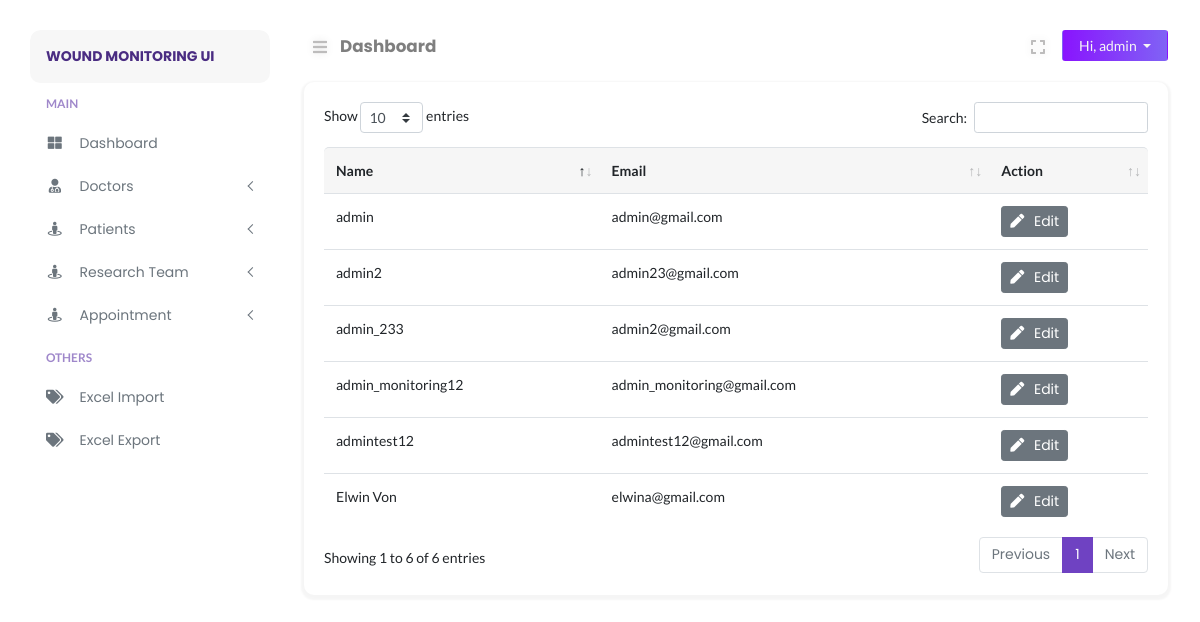
The app's page /admin/admin.php (signed in) with its own data.
### tables this page shows
CREATE TABLE `user_master` (
  `m_id` int(11) NOT NULL,
  `m_name` longtext NOT NULL,
  `m_identity` longtext DEFAULT NULL,
  `m_regis_id` varchar(255) DEFAULT NULL,
  `m_gender` varchar(45) DEFAULT NULL,
  `m_type` varchar(45) NOT NULL COMMENT 'p: patient\\nd: doctor\\ndop: department of pathology\\n',
  `password` longtext NOT NULL,
  `flag` int(11) NOT NULL DEFAULT 1 COMMENT '0: do not show (meaning delete from user perspective)\\\\n1: show',
  `email` longtext NOT NULL,
  `phone` longtext NOT NULL,
  `doctor_inCharge` int(11) NOT NULL DEFAULT 0,
  `m_dob` date DEFAULT NULL,
  `m_age` varchar(255) DEFAULT NULL,
  `m_address` varchar(255) DEFAULT NULL,
  `m_city` varchar(255) DEFAULT NULL,
  `m_state` varchar(255) DEFAULT NULL,
  `m_zipcode` varchar(255) DEFAULT NULL,
  `token` longtext NOT NULL,
  `tokenExpire` datetime DEFAULT NULL,
  `created_at` datetime NOT NULL,
  `updated_at` datetime NOT NULL
);

### admin/includes/path.inc.php (called while the page is built, shortened)
<?php
switch ($_SERVER["SCRIPT_NAME"]) {
    default:
        $CURRENT_PAGE = "Dashboard";
        break;
}

### admin/includes/session.inc.php (called while the page is built, shortened)
<?php
    $sess_id = $_SESSION["sess_adminid"];
    $adminstmt = $conn->prepare("SELECT * FROM user_master WHERE m_id = ?");
    $adminstmt->bind_param("i", $sess_id);
    $adminstmt->execute();
    $admin_result = $adminstmt->get_result();
    $admin_row = $admin_result->fetch_assoc();

### admin/admin.php (the view, shortened to what this page needs)
<?php
include('../config/autoload.php');
include('./includes/path.inc.php');
include('./includes/session.inc.php');
?>
<!DOCTYPE html>
<html lang="en">
<head>
</head>
<body>
	<div class="page-content" id="content">
		<?php include HEADER; ?>
		<div class="row">
			<div class="col-md-12">
				<div class="card">
					<div class="card-body">
						<div class="data-tables">
							<?php
							function headerTable()
							{
								$header = array("Name", "Email", "Action");
								for ($i = 0; $i < count($header); $i++) {
									echo "<th>" . $header[$i] . "</th>" . PHP_EOL;
								}
							}
							?>
							<table id="datatable" class="table" style="width:100%">
								<thead>
									<tr>
										<?= headerTable(); ?>
									</tr>
								</thead>
								<tbody>
									<?php
									$tresult = $conn->query("SELECT * FROM user_master where m_type ='a'");
									if ($tresult->num_rows === 0) {
										echo '<div>No Admin Record</div>';
									} else {
                                        while ($row = $tresult->fetch_assoc()) {
                                            $id = $row["m_id"];
                                            $encrypt_id = urlencode(base64_encode($id));
                                            ?>
											<tr>
												<td><?= $row["m_name"] ?></td>
												<td><?= $row["email"] ?></td>
												<td><a href="profile.php?aid=<?php echo $encrypt_id;?>" class="btn btn-sm btn-secondary"><i class="fa fa-pen"></i> Edit</a></td>
											</tr>
									<?php
										}
									}
									?>
								</tbody>
							</table>
						</div>
					</div>
				</div>
			</div>
		</div>
	</div>
</body>
</html>

### admin/layouts/nav_header.php (shortened to what this page needs)
<nav class="navbar navbar-header mb-2">
    <ul class="nav mr-auto">
        <li class="nav-item">
            <button class="btn btn-sm btn-expand" id="sidebarCollapse"><i class="fa fa-bars"></i></button>
        </li>
        <li class="nav-item nav-title">
            <a href="<?php echo $_SERVER["REQUEST_URI"];?>"><?php echo $CURRENT_PAGE;?></a>
        </li>
    </ul>
    <ul class="nav ml-auto">
        <li class="nav-item mr-2">
            <button class="btn btn-sm btn-expand" id="full-view"><i class="fa fa-expand"></i></button>
        </li>
        <li class="nav-item">
            <div class="btn-group">
                <button type="button" class="btn btn-sm dropdown-toggle btn-profile px-3" data-toggle="dropdown" aria-haspopup="true"
                    aria-expanded="false">
                    Hi, <?php echo $admin_row["m_name"]; ?>
                </button>
            </div>
        </li>
    </ul>
</nav>

### assets/css/typography.css (style rules this page uses)
body { font-size: 14px; font-family: 'Lato', sans-serif; }
a, a:visited { text-decoration: none; transition: all 0.3s ease-in-out; -webkit-transition: all 0.3s ease-in-out; -moz-transition: all 0.3s ease-in-out; -o-transition: all 0.3s ease-in-out; outline: 0; font-family: 'Poppins', 'Helvetica', sans-serif; }
ul, ol { margin-bottom: 0px; margin-top: 0px; padding: 0; }
ul { margin: 0; list-style-type: none; }
button { cursor: pointer; outline: none!important; letter-spacing: 0; }

### assets/css/default.css (style rules this page uses)
.card-body button i , .card-body a i { margin-right: 6px; }
.navbar-header { padding: 0 !important; }
.nav-title { padding-top: 4px; margin-left: 4px; }
.nav-title a { font-weight: bold; font-size: 1.05rem; color: rgba(0, 0, 0, .5); }
.btn-profile { background: linear-gradient(to right, #8914fe 0%, #8063f5 100%); color: #f5f5f5; }
button.btn-expand { font-size: 16px !important; color: #bdbcbc; vertical-align: middle; text-shadow: 0 0 8px rgba(0, 0, 0, 0.12); -webkit-transition: color 0.3s ease 0s; transition: color 0.3s ease 0s; }
button#full-view { display: inline-block; }
body { overflow-x: hidden; background: #fff; }
.page-content { width: calc(100% - 15rem); margin-left: 16rem; transition: all 0.4s; padding: 1.9rem 3rem; }
:root { --primary-color: #6F42C2; }
.card { margin: 10px 0; border-radius: 10px !important; border: 0; margin-bottom: 1.5rem; box-shadow: 0 2px 2px 3px rgba(0, 0, 0, .04); transition: all .2s ease-in-out; }
.table thead tr th, tfoot tr { background: #f6f6f6 !important; border-bottom: 0 !important; }
.table thead th:first-child { border-top-left-radius: 5px; }
.table thead th:last-child { border-top-right-radius: 5px; }
.table tbody tr { transition: all .2s; }

### assets/css/login.css (style rules this page uses)
html { min-height: 100%; position: relative; }

### records on screen
user_master: m_name "admin", email "admin@gmail.com"
user_master: m_name "admin_233", email "admin2@gmail.com"
user_master: m_name "admin2", email "admin23@gmail.com"
user_master: m_name "admin_monitoring12", email "admin_monitoring@gmail.com"
user_master: m_name "admintest12", email "admintest12@gmail.com"
user_master: m_name "Elwin Von", email "elwina@gmail.com"

### other values on screen
$BRAND_NAME "WOUND MONITORING UI"
$CURRENT_PAGE "Dashboard"
$header[$i] "Name"
$header[$i] "Email"
$header[$i] "Action"
